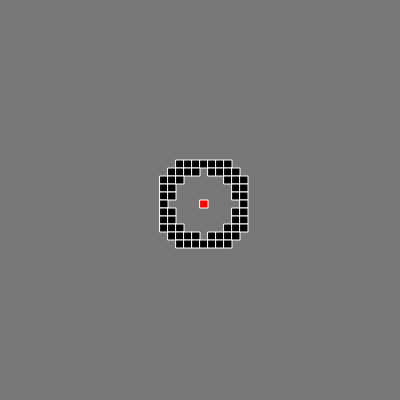
Frame 1 (no input)
Frame 60 (no input): identical to frame 1, image omitted
Frame 120 (the mouse pressed at the canvas centre since frame 60): identical to frame 1, image omitted

The p5.js sketch that drew this single still picture (run headless with seeded random() and noise() and a simulated clock; from frame 60 on, the mouse is pressed at the canvas centre):

// p5.js sketch
// ── sketch.js
let grid = []
let N = 50
let spacing = 400/N

let thresh
let rad

let cx = N/2
let cy = N/2
let coords = []

//outerRing: rad = 6, thresh = 1.37
//innerRing: rad = 2, thresh = 1.18


function setup() {
  createCanvas(400, 400);
  for(let i = 0; i < N; i++){
    grid[i] = []
    for(let j = 0; j < N; j++){
      grid[i][j] = 0
    }
  }
  thresh = createSlider(0, 10, 1, 0.01)
  rad = createSlider(1, 20, 5, 1)

  fill(0)
  stroke(255)
}

function setCirclePix(rad){
  
  coords = []
  let k = 0 
  
  let threshVal = thresh.value()
  for(let i = 0; i < N; i++){
    for(let j = 0; j < N; j++){
      let d = dist(i, j, cx, cy)
      grid[i][j] = 0
      if(d > rad-threshVal && d < rad+threshVal){ 
        grid[i][j] = 1
        coords[k] = [i-cx, j-cy] 
        k++
      }
    }
  }
  
}

function draw() {
  background(120);
  
  setCirclePix(rad.value())
  fill(0)

  for(let c of coords){
    rect((c[0]+cx)*spacing, (c[1]+cy)*spacing, spacing, spacing)
  }
  
  fill(255, 0, 0)
  rect(cx * spacing, cy * spacing, spacing, spacing)
}
